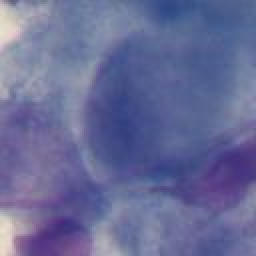
#> input picture training/0-02.jpg, 128 x 128 px (shown 2 times larger); its folder holds only this picture in this run
$ python dominant_color_test.py
#> lines starting #> are read from the running program, lines starting #| are printed output that depends on the picture; long printed decimals are rounded
### dominant_color.py
from sklearn.cluster import KMeans
from collections import Counter
import cv2  # for resizing image


def get_dominant_color(image, k=4, image_processing_size=None):
    """
    takes an image as input
    returns the dominant color of the image as a list

    dominant color is found by running k means on the
    pixels & returning the centroid of the largest cluster

    processing time is sped up by working with a smaller image;
    this resizing can be done with the image_processing_size param
    which takes a tuple of image dims as input

    """
    # resize image if new dims provided
    if image_processing_size is not None:
        image = cv2.resize(image, image_processing_size,
                           interpolation=cv2.INTER_AREA)

    # reshape the image to be a list of pixels
    image = image.reshape((image.shape[0] * image.shape[1], 3))

    # cluster and assign labels to the pixels
    clt = KMeans(n_clusters=k)
    labels = clt.fit_predict(image)

    # count labels to find most popular
    label_counts = Counter(labels)

    # subset out most popular centroid
    dominant_color = clt.cluster_centers_[label_counts.most_common(1)[0][0]]

    return list(dominant_color)

### dominant_color_test.py
import cv2
import numpy as np
import dominant_color as dc
import os
import glob

for filename in glob.glob(os.path.join(os.getcwd() + "/training/", '*.jpg')):
    # construct the argument parser and parse the arguments
    args = dict()
    args['imagePath'] = filename
    args['clusters'] = 5

    # read in image of interest
    bgr_image = cv2.imread(args['imagePath'])
#> bgr_image is the input picture: shape (128, 128, 3); mean B, G, R 151.6, 107.3, 103.6
    # convert to HSV; this is a better representation of how we see color
    hsv_image = cv2.cvtColor(bgr_image, cv2.COLOR_BGR2HSV)
#> hsv_image: shape (128, 128, 3); mean H, S, V 116.7, 89.8, 152

    # extract dominant color
    # (aka the centroid of the most popular k means cluster)
    dom_color = dc.get_dominant_color(hsv_image, k=args['clusters'])
#> in get_dominant_color, `labels = clt.fit_predict(image)`: labels = 16384 values, max 4 at index 64, min 0 at index 5, mean 1.81
#> in get_dominant_color, `label_counts = Counter(labels)`: label_counts = {2: 2376, 0: 5635, 4: 5376, 1: 2758, 3: 239}
#> in get_dominant_color, `dominant_color = clt.cluster_centers_[label_counts.most_common(1)[0][0]]`: dominant_color = [118.4, 75.93, 156.7]
#> dom_color = [118.4, 75.93, 156.7]

    # create a square showing dominant color of equal size to input image
    dom_color_hsv = np.full(bgr_image.shape, dom_color, dtype='uint8')
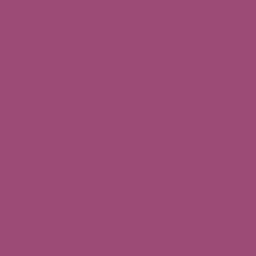
#> dom_color_hsv: shape (128, 128, 3) (shown 2 times larger); mean B, G, R 118, 75, 156
    # convert to bgr color space for display
    dom_color_bgr = cv2.cvtColor(dom_color_hsv, cv2.COLOR_HSV2BGR)
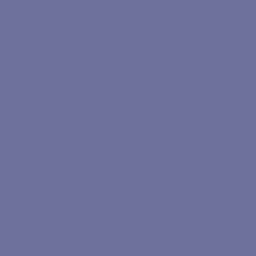
#> dom_color_bgr: shape (128, 128, 3) (shown 2 times larger); mean B, G, R 156, 113, 110

    # concat input image and dom color square side by side for display
    output_image = np.hstack((bgr_image, dom_color_bgr))
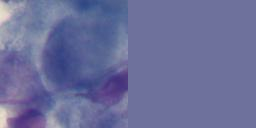
#> output_image: shape (128, 256, 3); mean B, G, R 153.8, 110.1, 106.8

    print(dom_color)
#| [118.381, 75.931, 156.720]
    # show results to screen
    cv2.imshow('Image Dominant Color', output_image)
    cv2.waitKey(0)

$ run again, on training/0-19.jpg
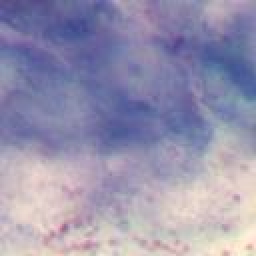
#> input picture training/0-19.jpg, 128 x 128 px (shown 2 times larger)
#> bgr_image is the input picture: shape (128, 128, 3); mean B, G, R 174.8, 147.3, 151.9
#> hsv_image: shape (128, 128, 3); mean H, S, V 107.2, 54.8, 179.8
#> labels = 16384 values, max 4 at index 56, min 0 at index 29, mean 1.8
#> label_counts = {3: 3351, 0: 4957, 4: 3076, 2: 2092, 1: 2908}
#> dominant_color = [119.8, 68.3, 166.1]
#> `output_image = np.hstack((bgr_image, dom_color_bgr))`:
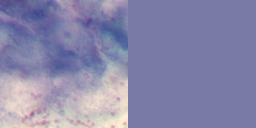
#> output_image: shape (128, 256, 3); mean B, G, R 170.4, 135.2, 136.5
#| [119.781, 68.301, 166.109]

$ run again, on training/0-20.jpg
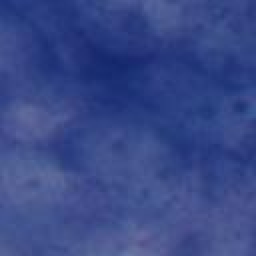
#> input picture training/0-20.jpg, 128 x 128 px (shown 2 times larger)
#> bgr_image is the input picture: shape (128, 128, 3); mean B, G, R 135.7, 72.8, 56.4
#> hsv_image: shape (128, 128, 3); mean H, S, V 113.9, 150.4, 135.7
#> labels = 16384 values, max 4 at index 39, min 0 at index 6, mean 1.77
#> label_counts = {2: 2242, 0: 3934, 4: 3313, 1: 4701, 3: 2194}
#> dominant_color = [114.4, 134.2, 142.2]
#> `dom_color_hsv = np.full(bgr_image.shape, dom_color, dtype='uint8')`:
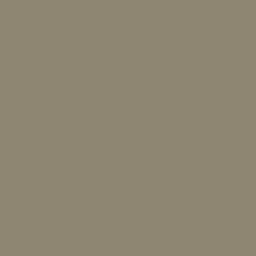
#> dom_color_hsv: shape (128, 128, 3) (shown 2 times larger); mean B, G, R 114, 134, 142
#> `output_image = np.hstack((bgr_image, dom_color_bgr))`:
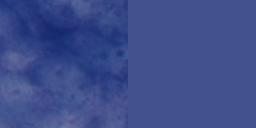
#> output_image: shape (128, 256, 3); mean B, G, R 138.9, 77.4, 61.7
#| [114.371, 134.247, 142.154]

$ run again, on training/1-02.jpg
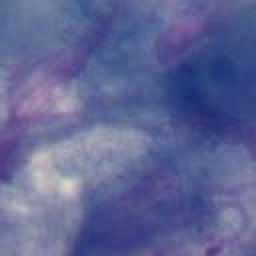
#> input picture training/1-02.jpg, 128 x 128 px (shown 2 times larger)
#> bgr_image is the input picture: shape (128, 128, 3); mean B, G, R 148.6, 101.1, 95.5
#> hsv_image: shape (128, 128, 3); mean H, S, V 117.4, 98, 148.6
#> labels = 16384 values, max 4 at index 5248, min 0 at index 10, mean 1.83
#> label_counts = {3: 4907, 0: 3282, 1: 4617, 2: 1838, 4: 1740}
#> dominant_color = [117.3, 96.03, 149.6]
#> `dom_color_hsv = np.full(bgr_image.shape, dom_color, dtype='uint8')`:
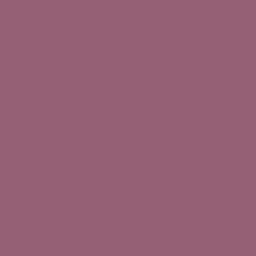
#> dom_color_hsv: shape (128, 128, 3) (shown 2 times larger); mean B, G, R 117, 96, 149
#> `output_image = np.hstack((bgr_image, dom_color_bgr))`:
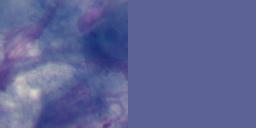
#> output_image: shape (128, 256, 3); mean B, G, R 148.8, 99.5, 93.7
#| [117.348, 96.028, 149.612]

$ run again, on training/0-09.jpg
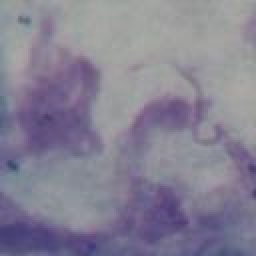
#> input picture training/0-09.jpg, 128 x 128 px (shown 2 times larger)
#> bgr_image is the input picture: shape (128, 128, 3); mean B, G, R 147.5, 129.5, 133.5
#> hsv_image: shape (128, 128, 3); mean H, S, V 109.7, 36.8, 148
#> labels = 16384 values, max 4 at index 6, min 0 at index 4008, mean 1.85
#> label_counts = {1: 1753, 4: 1462, 2: 5397, 3: 3977, 0: 3795}
#> dominant_color = [123.6, 16.88, 155.4]
#> `dom_color_hsv = np.full(bgr_image.shape, dom_color, dtype='uint8')`:
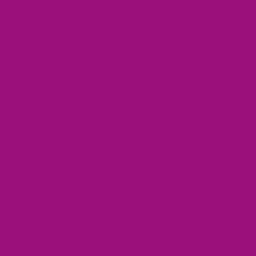
#> dom_color_hsv: shape (128, 128, 3) (shown 2 times larger); mean B, G, R 123, 16, 155
#> `output_image = np.hstack((bgr_image, dom_color_bgr))`:
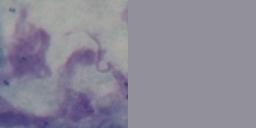
#> output_image: shape (128, 256, 3); mean B, G, R 151.3, 137.2, 139.7
#| [123.561, 16.877, 155.431]
